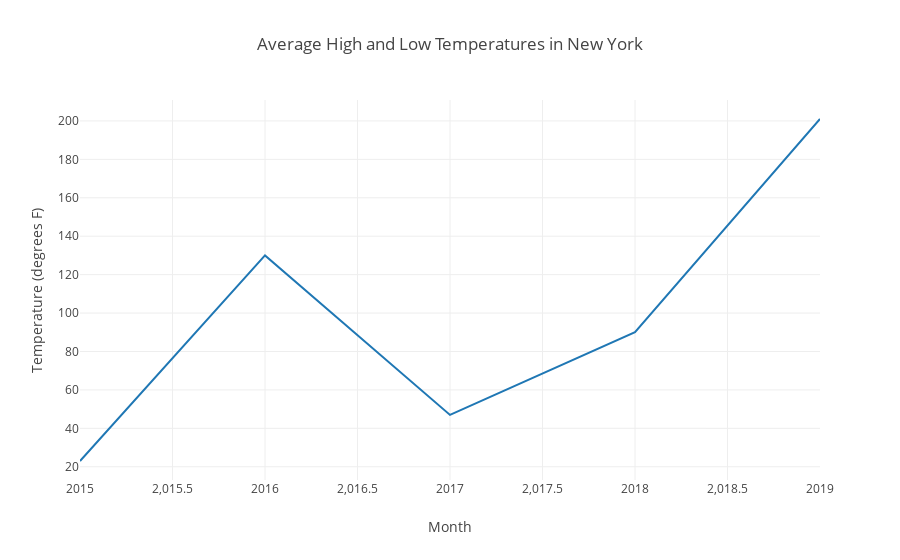

The cell this chart's notebook holds for it:
### Markdown cell above
### Adding axis labels

### Code cell
year = [2015,2016,2017,2018,2019]
reading_hours = [23,130,47,90,201]


trace = go.Scatter(
    x = year,
    y = reading_hours,
    mode = 'lines',
    name = 'lines'
)

data = [trace]

layout = dict(title = 'Average High and Low Temperatures in New York',
              xaxis = dict(title = 'Month'),
              yaxis = dict(title = 'Temperature (degrees F)'),
              )

fig = dict(data=data, 
           layout=layout)

iplot(fig, filename='styled-line')

### Figure 1 — Plotly figure (JSON) as saved in the notebook; plotly's stock layout.template omitted (floating-point values rounded to 4 significant figures)
{"data": [{"mode": "lines", "name": "lines", "type": "scatter", "x": ["2015", "2016", "2017", "2018", "2019"], "y": [23, 130, 47, 90, 201]}], "layout": {"title": "Average High and Low Temperatures in New York", "xaxis": {"title": "Month"}, "yaxis": {"title": "Temperature (degrees F)"}}}
